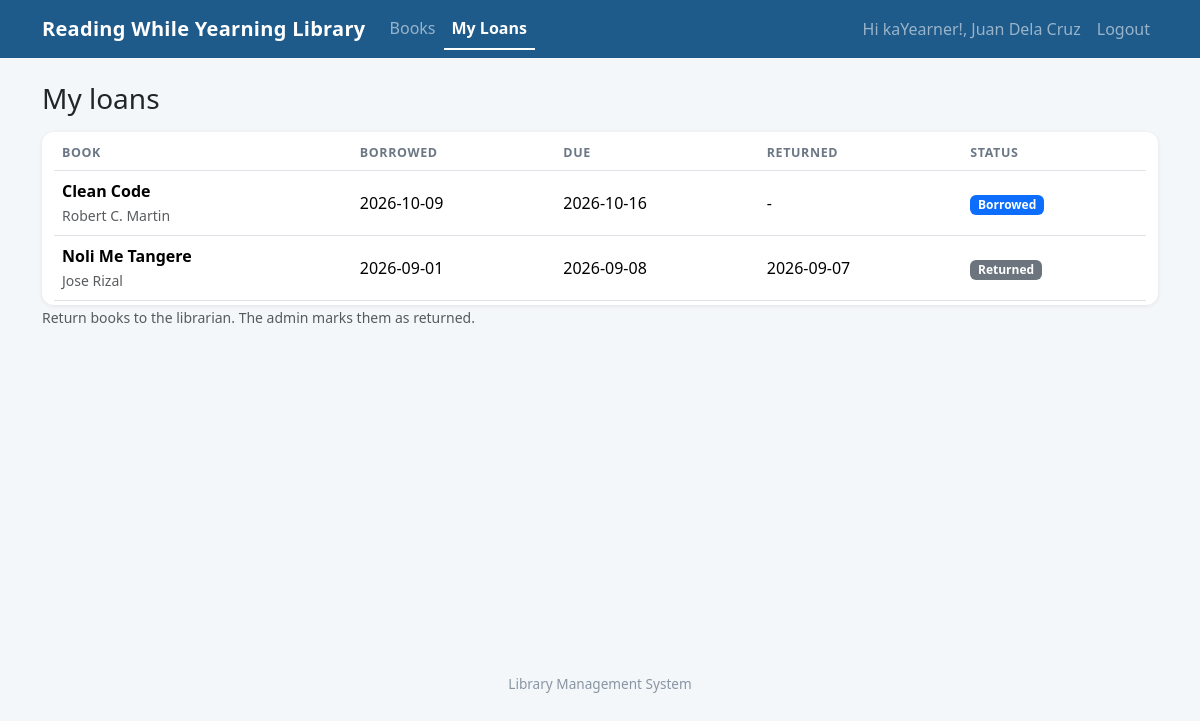
Screenshot of /my_loans.php (signed in) with the database file from the repository.
### tables this page shows
CREATE TABLE loans (
  id INT AUTO_INCREMENT PRIMARY KEY,
  book_id INT NOT NULL,
  user_id INT NOT NULL,
  borrowed_on DATE NOT NULL,
  due_on DATE NOT NULL,
  returned_on DATE NULL,
  FOREIGN KEY (book_id) REFERENCES books(id),
  FOREIGN KEY (user_id) REFERENCES users(id) ON DELETE CASCADE
);

CREATE TABLE books (
  id INT AUTO_INCREMENT PRIMARY KEY,
  title VARCHAR(200) NOT NULL,
  author VARCHAR(120) NOT NULL,
  category VARCHAR(60) DEFAULT '',
  copies INT NOT NULL DEFAULT 1
);

### my_loans.php (the view, shortened to what this page needs)
<?php
include 'connection.php';
$loans = run_query($conn,
    "SELECT l.*, b.title, b.author
     FROM loans l JOIN books b ON b.id = l.book_id
     WHERE l.user_id = ?
     ORDER BY (l.returned_on IS NULL) DESC, l.due_on DESC",
    "i", array($_SESSION['user_id']));
include 'header.php';
?>
<section>
  <h1 class="h3 mb-3">My loans</h1>
  <?php if (mysqli_num_rows($loans) == 0) { ?>
    <div class="alert alert-info">You have not borrowed any books yet. <a href="books.php">Browse books</a>.</div>
  <?php } else { ?>
  <div class="table-responsive">
    <table class="table align-middle bg-white">
      <thead><tr><th>Book</th><th>Borrowed</th><th>Due</th><th>Returned</th><th>Status</th></tr></thead>
      <tbody>
      <?php while ($l = mysqli_fetch_assoc($loans)) { ?>
        <tr>
          <td><strong><?php echo e($l['title']); ?></strong><br><small class="text-muted"><?php echo e($l['author']); ?></small></td>
          <td><?php echo e($l['borrowed_on']); ?></td>
          <td><?php echo e($l['due_on']); ?></td>
          <td><?php echo $l['returned_on'] === null ? '-' : e($l['returned_on']); ?></td>
          <td><?php echo loan_badge($l); ?></td>
        </tr>
      <?php } ?>
      </tbody>
    </table>
  </div>
  <small class="text-muted">Return books to the librarian. The admin marks them as returned.</small>
  <?php } ?>
</section>
<?php include 'footer.php'; ?>

### connection.php (shortened to what this page needs)
<?php
function run_query($conn, $sql, $types = "", $params = array()) {
    $stmt = mysqli_prepare($conn, $sql);
    if ($types != "") {
        mysqli_stmt_bind_param($stmt, $types, ...$params);
    }
    if (!mysqli_stmt_execute($stmt)) {
        die("Query error: " . mysqli_stmt_error($stmt));
    }
    $result = mysqli_stmt_get_result($stmt);
    return $result;
}
function e($text) {
    return htmlspecialchars((string)$text, ENT_QUOTES, 'UTF-8');
}
function loan_badge($loan) {
    if ($loan['returned_on'] !== null) {
        return '<span class="badge bg-secondary">Returned</span>';
    }
    return '<span class="badge bg-primary">Borrowed</span>';
}
?>

### assets/style.css (style rules this page uses)
:root { --brand: #1e5a8a; --brand-dark: #154569; }
body { background: #f4f7fa; }
h1 { font-weight: 700; }
.table-responsive { background: #fff; border-radius: .75rem; box-shadow: 0 1px 4px rgba(0, 0, 0, .08); padding: .25rem .75rem; }
.table-responsive .table { margin-bottom: 0; }
.table thead th { color: #6b7785; font-size: .78rem; text-transform: uppercase; letter-spacing: .05em; }

### rows the page displays
loans: book.title "Clean Code", book.author "Robert C. Martin", borrowed_on "2026-10-09", due_on "2026-10-16"
loans: book.title "Noli Me Tangere", book.author "Jose Rizal", borrowed_on "2026-09-01", due_on "2026-09-08", returned_on "2026-09-07", shows "Returned"

### other values shown
$label "Books My Loans"
$_SESSION['name'] "Juan Dela Cruz"
